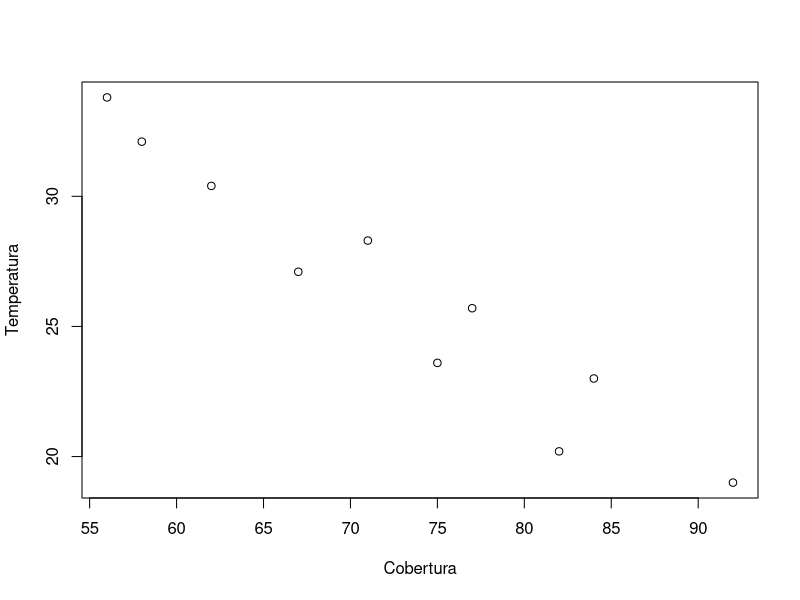
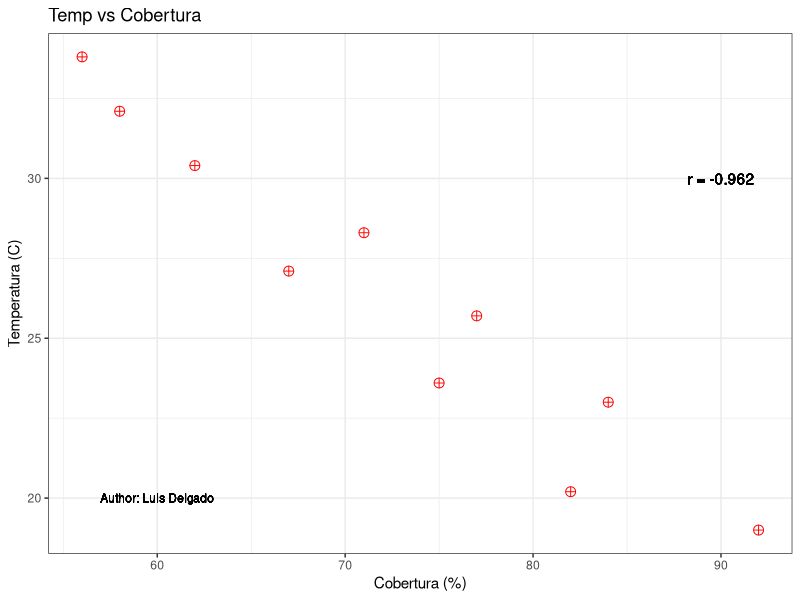
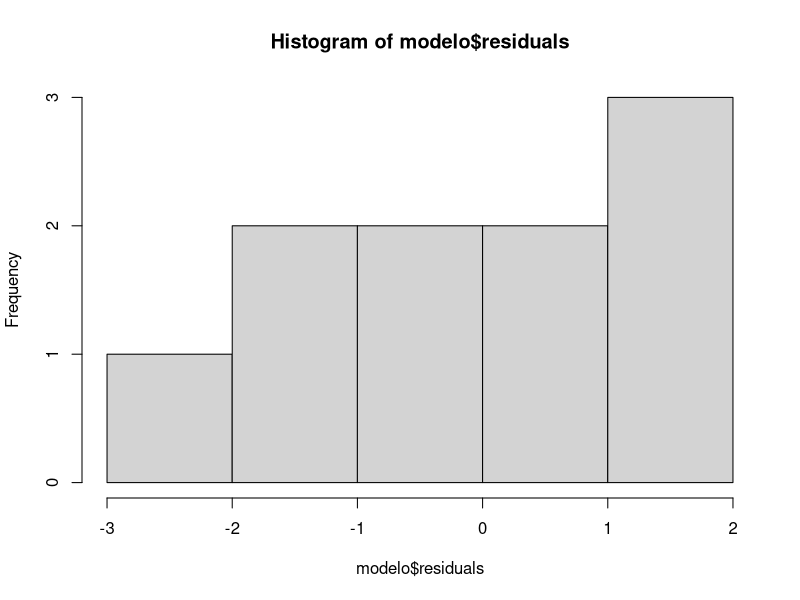

The R source for these figures, in order: (Note: this script raises an error after producing the figures.)
# Load required libraries
library(tidyverse)
library(ggpubr)
library(readr)

# Load and inspect data

Datos_temp <- read_delim("data/Temperatura_suelo.csv", 
                                delim = ";", escape_double = FALSE, trim_ws = TRUE)
print(head(Datos_temp))
print(tail(Datos_temp))

# Compute and plot correlation matrix
Datos_temp %>%
  cor(use = "complete.obs") %>%
  round(2) %>%
  print()

plot(Datos_temp)

# Basic scatter plot with ggplot2
ggplot(data = Datos_temp, aes(x = Cobertura, y = Temperatura)) +
  geom_point(size = 3, colour = "red", shape = 10) +
  geom_text(aes(label = paste("r =", round(cor(Cobertura, Temperatura), 3)), x = 90, y = 30)) +
  geom_text(aes(label = "Author: Luis Delgado"), x = 60, y = 20, size = 3) +
  labs(x = "Cobertura (%)", y = "Temperatura (C)", title = "Temp vs Cobertura") +
  theme_bw()

# Linear model
modelo <- lm(Temperatura ~ Cobertura, data = Datos_temp)
summary(modelo)
anova(modelo)

# fitted values
modelo$fitted.values

# errores
modelo$residuals
hist(modelo$residuals)

# Coeficientes
b0 = modelo$coefficients[1]###intercepto en y
b1 = modelo$coefficients[2]#Pendiente

#inpresion de los coeficientes
print(b0)
print(b1)


# Coefficients and predictions
coef(modelo)
Datos_temp <- Datos_temp %>%
  bind_cols(predict(modelo, interval = "prediction", level = 0.9))

print()

# Plot with predictions and confidence intervals
Datos_temp %>% ggplot(aes(x = Cobertura, y = Temperatura)) +
  geom_point(size = 3) +
  geom_line(aes(y = fit), color = "blue") +
  geom_point(aes(y = fit), size = 2, color = 'red') +
  geom_segment(aes(xend = Cobertura, yend = fit), color = 'blue') +
  geom_line(aes(y = lwr), color = 'red') +
  geom_line(aes(y = upr), color = 'red') +
  geom_text(aes(label = paste("R^2=", round(cor(Cobertura, Temperatura)^2, 3))),
            x = 80, y = 30) +
  geom_text(aes(label = "Author: Luis Delgado"), x = 60, y = 20, size = 3) +
  labs(x = "Cobertura (%)", y = "Temperatura (C)", title = "Temp vs Cobertura") +
  theme_minimal()

# Save plot
ggsave(paste0("images/COR_ggplot", Sys.Date(), ".png"), 
       units = "in", dpi = 300, width = 6, height = 4)

# Advanced scatter plot with regression line and Pearson correlation
st <- ggscatter(Datos_temp, x = "Cobertura", y = "Temperatura",
                add = "reg.line", conf.int = TRUE,
                shape = 21, add.params = list(color = "blue", fill = "lightgray")) +
  stat_cor(method = "pearson", label.x = 60, label.y = 35)

st

# Save scatter plot
ggsave(paste0("images/COR", Sys.Date(), ".png"),
       plot = st, units = "in", dpi = 300, width = 6, height = 4)

 
# Predict temperature at 80% coverage
predicted_temp <- coef(modelo)[1] + coef(modelo)[2] * 80
predicted_temp


# Tarea, hacer este mismo proceso con los datos de materia seca de cassava.








